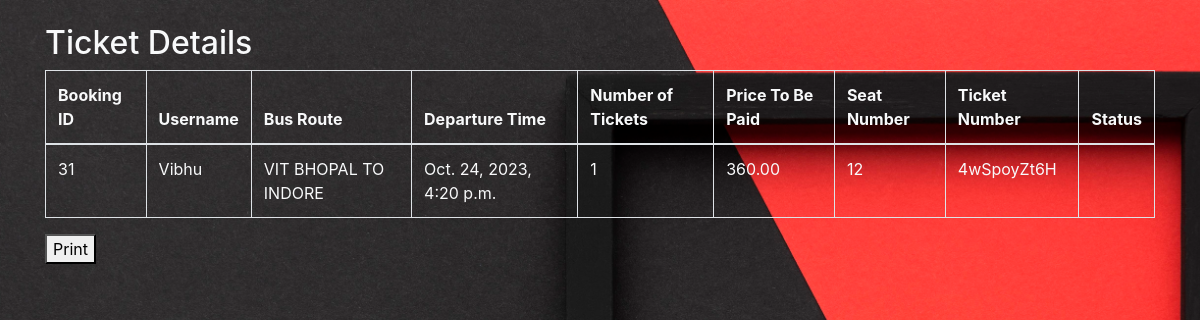
Screenshot of /ticket-details/31/ with the database file from the repository.
### busapp1/models.py (models this page shows, shortened)
class Booking(models.Model):
    user = models.ForeignKey(User, on_delete=models.CASCADE)
    bus = models.ForeignKey(Bus, on_delete=models.CASCADE)
    num_tickets = models.IntegerField( default=1)
    booking_time = models.DateTimeField()
    name = models.CharField(max_length=255, default="")
    address = models.TextField(default="")
    phone = models.CharField(max_length=15, default="")
    age = models.IntegerField(default=0)
    ticket_number = models.CharField(max_length=10,unique=True,default="")  # Add ticket_number
    seat_number = models.IntegerField(null=True, default=None)  # Add seat_number
    total_price = models.DecimalField(max_digits=8, decimal_places=2, default=0.00)  # Add ticket_price

class Bus(models.Model):
    name = models.CharField(max_length=100)
    departure_time = models.DateTimeField(default=default_departure_time)
    total_seats = models.IntegerField()
    available_seats = models.IntegerField()
    ticket_price = models.DecimalField(max_digits=8, decimal_places=2, default=0.00)  # Add ticket_price

### busapp1/views.py (the view)
# urls.py: path('ticket-details/<int:booking_id>/', TicketDetails.as_view(), name='ticket_details'),
class TicketDetails(View):
    def get(self, request, booking_id):
        try:
            booking = Booking.objects.get(pk=booking_id)
            return render(request, 'ticket_details.html', {'booking': booking})
        except Booking.DoesNotExist:
            return render(request, 'ticket_details.html', {'booking': None})

### template/ticket_details.html (shortened to what this page needs)
<!DOCTYPE html>
<html lang="en">
<head>
    <link rel="stylesheet" href="https://maxcdn.bootstrapcdn.com/bootstrap/4.5.2/css/bootstrap.min.css">
    <link rel="stylesheet" href="/static/custom.css">
</head>
<body  >
    <div class="container mt-4 text-light">
        <h2>Ticket Details</h2>
        <div class="row">
            <div class="col-md-12">
                <table class="table table-bordered text-light">
                    <thead>
                        <tr>
                            <th>Booking ID</th>
                            <th>Username</th>
                            <th>Bus Route</th>
                            <th>Departure Time</th>
                            <th>Number of Tickets</th>
                            <th>Price To Be Paid</th>
                            <th>Seat Number</th>
                            <th>Ticket Number</th>
                            <th>Status</th>
                        </tr>
                    </thead>
                    <tbody>
                        <tr>
                            <td>{{ booking.id }}</td>
                            <td>{{ booking.user }}</td>
                            <td>{{ booking.bus.name }}</td>
                            <td>{{ booking.bus.departure_time }}</td>
                            <td>{{ booking.num_tickets }}</td>
                            <td>{{ booking.total_price }}</td>
                            <td>{{ booking.seat_number }}</td>
                            <td>{{ booking.ticket_number }}</td>
                            <td>{{ booking.status }}</td>
                        </tr>
                    </tbody>
                </table>
            </div>
        </div>
        <button onclick="window.print()">Print</button>
    </div>
</body>
</html>

### static/custom.css (style rules this page uses)
body { min-height: 100vh; background-image: url("/static/black-frame-with-copy-space-top-view.jpg"); background-size: cover; background-position: center; background-attachment: fixed; }

### rows the page displays
Booking: id "31", user "Vibhu", bus.name "VIT BHOPAL TO INDORE", bus.departure_time "Oct. 24, 2023, 4:20 p.m.", num_tickets "1", total_price "360.00", seat_number "12", ticket_number "4wSpoyZt6H"
